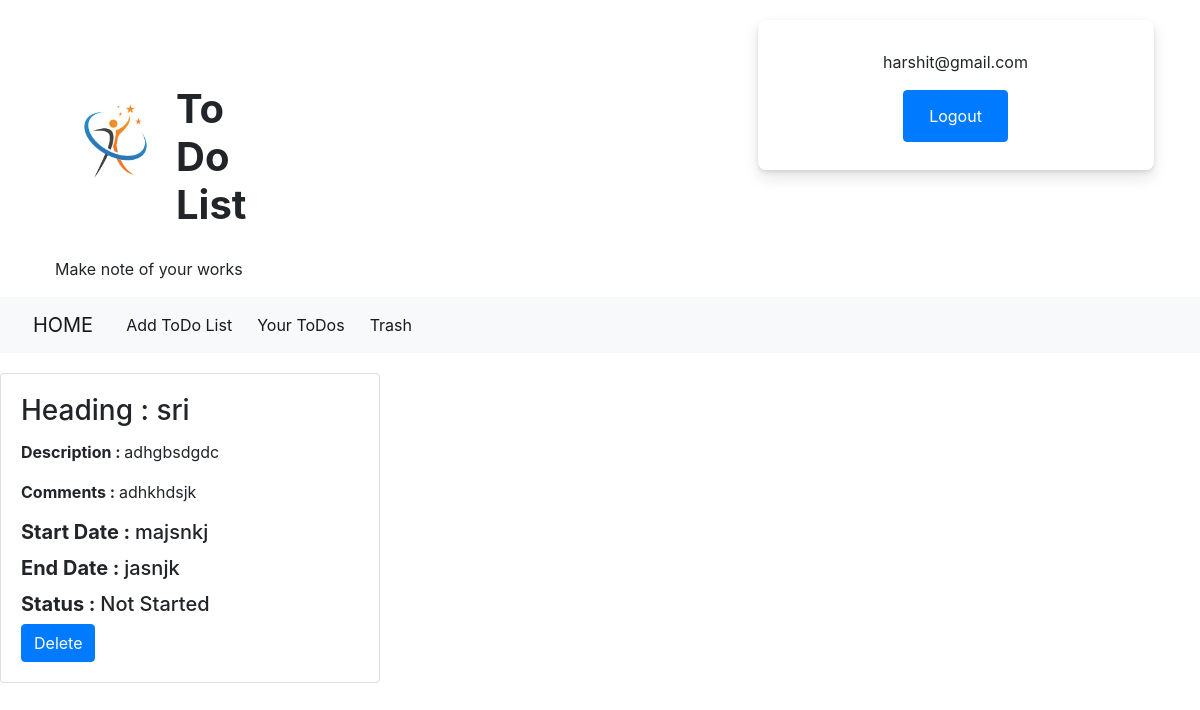
Before: /my_todo (signed in) with the older database file.
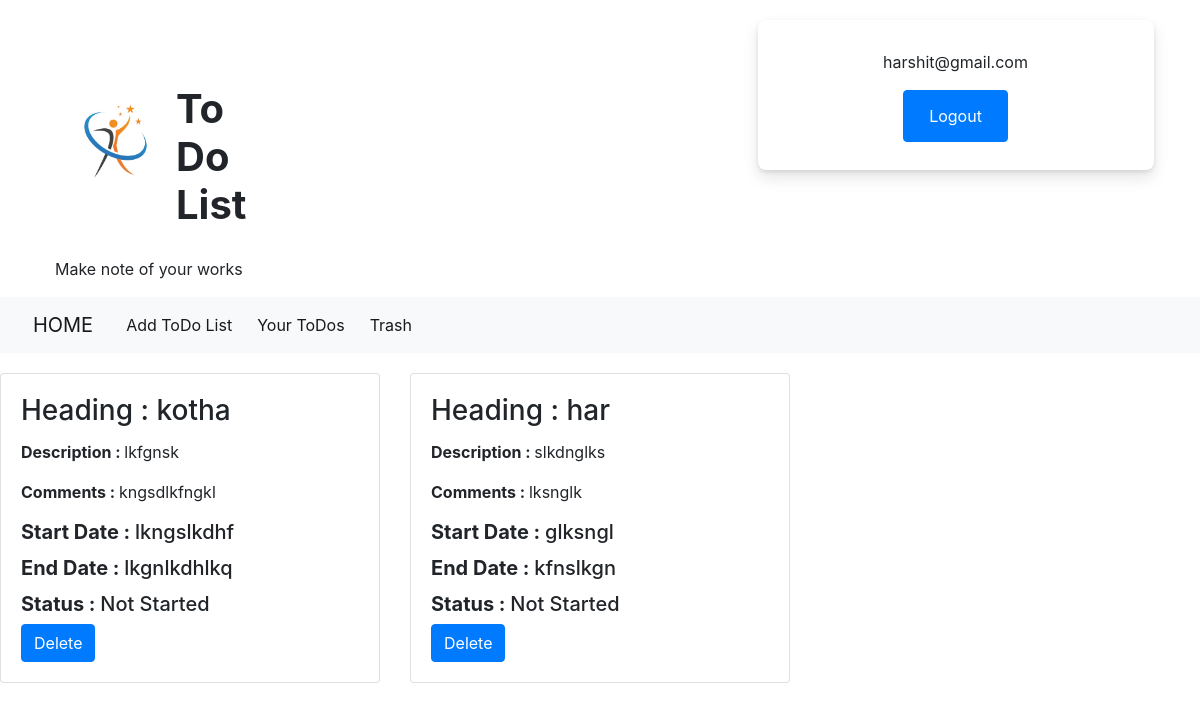
After: the same page with the newer database file.
### pyNKSapp/models.py (models this page shows)
class todo_list(models.Model):
    user=models.ForeignKey(signupdetails,on_delete=models.CASCADE)
    heading=models.CharField(max_length=30)
    description=models.CharField(max_length=200)
    comments=models.CharField(max_length=300)
    start_date=models.CharField(max_length=20)
    end_date=models.CharField(max_length=20)
    status=models.CharField(max_length=30)
    class Meta:
        db_table="todo_list"

### pyNKSapp/views.py (the view)
# urls.py: path('my_todo',views.my_todo,name='my_todo'),
def my_todo(request):
    todo=signupdetails.objects.get(email=request.session['email'])
    d=todo_list.objects.filter(user=todo).all()
    todos={
        "todoslist":d
    }
    return render(request,'todolist.html',todos)

### templates/todolist.html (shortened to what this page needs)
{% extends "home.html" %}
{% load static %}
{% block content %}
<div class="row">
    {% for i in todoslist %}
    <div class="col-md-4" style="margin-top: 20px;">
        <div class="card" >
            <div class="card-body">
              <h3 class="card-title" name="{{ i.heading }}">Heading : {{ i.heading }}</h3>
              <p><b>Description : </b>{{ i.description }}</p>
              <p><b>Comments : </b>{{ i.comments }}</p>
              <h5 class="card-title"><b>Start Date : </b>{{ i.start_date }}</h5>
              <h5 class="card-title"><b>End Date : </b>{{ i.end_date }}</h5>
              <h5><b>Status : </b>{{ i.status }}</h5>
              <form action="del_todo/{{i.id}}/" method = "post">
                <button type="submit" class="btn btn-primary">Delete</button>
              </form>
            </div>
        </div>
    </div>
    {% endfor %}
{% endblock %}

Changed rows visible on the page:
removed todo_list: heading "sri", description "adhgbsdgdc", comments "adhkhdsjk", start_date "majsnkj", end_date "jasnjk", status "Not Started"
added todo_list: heading "kotha", description "lkfgnsk", comments "kngsdlkfngkl", start_date "lkngslkdhf", end_date "lkgnlkdhlkq", status "Not Started"
added todo_list: heading "har", description "slkdnglks", comments "lksnglk", start_date "glksngl", end_date "kfnslkgn", status "Not Started"
